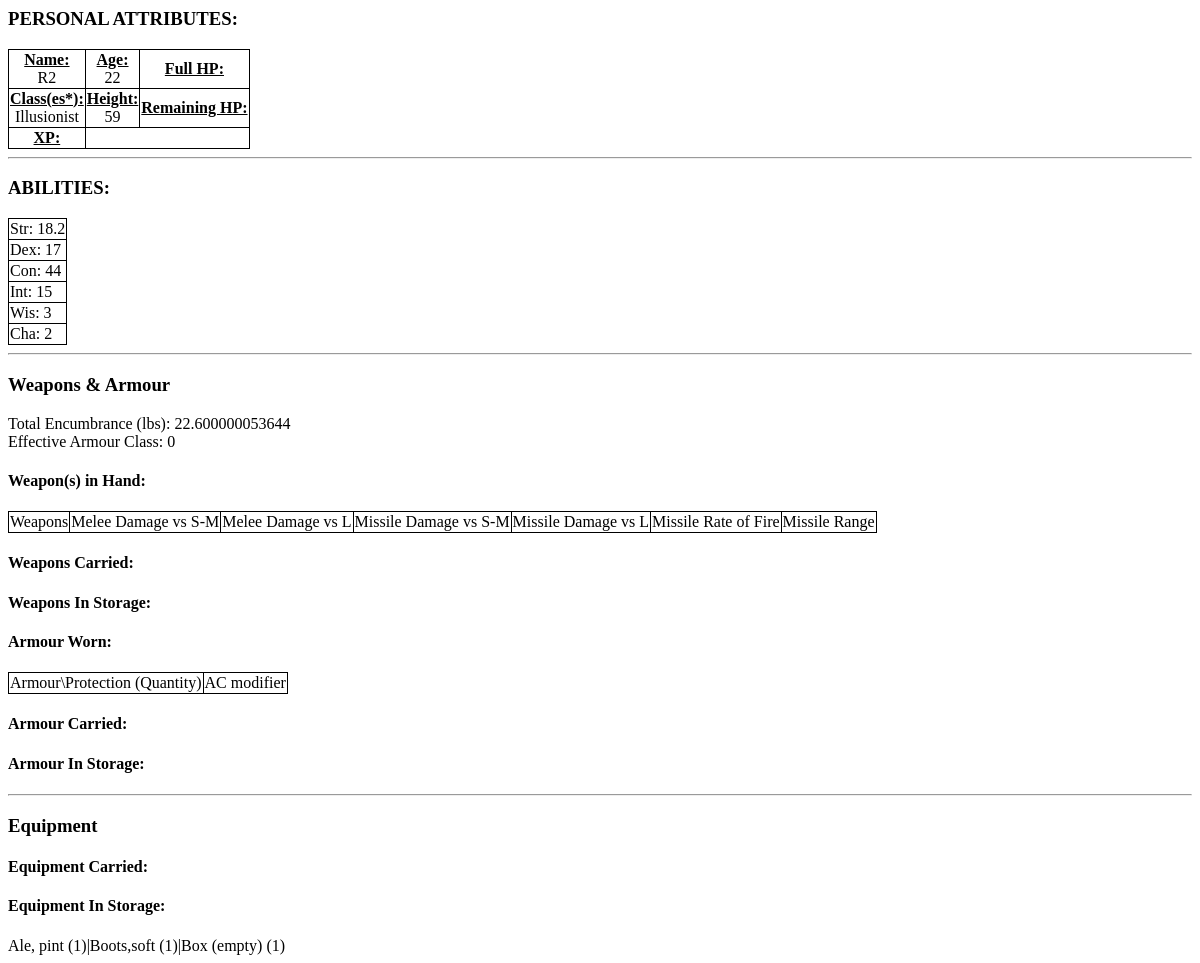
The page /osric_character_tools/charactersheet.php?CharacterId=46 on the database its author committed.
### tables this page shows
CREATE TABLE IF NOT EXISTS `characters` (
  `CharacterName` varchar(255) NOT NULL,
  `CharacterGender` int(11) NOT NULL,
  `CharacterAge` float NOT NULL,
  `CharacterHeight` float NOT NULL,
  `CharacterWeight` float NOT NULL,
  `CharacterId` bigint(20) unsigned NOT NULL AUTO_INCREMENT,
  `CharacterAlignment` int(11) NOT NULL,
  `RaceId` bigint(20) NOT NULL,
  PRIMARY KEY (`CharacterId`)
);

CREATE TABLE IF NOT EXISTS `character_abilities` (
  `CharacterId` bigint(20) NOT NULL,
  `AbilityId` bigint(20) NOT NULL,
  `Value` float NOT NULL
);

CREATE TABLE IF NOT EXISTS `abilities` (
  `AbilityId` bigint(20) NOT NULL AUTO_INCREMENT,
  `AbilityLongName` varchar(32) NOT NULL,
  `AbilityShortName` varchar(8) NOT NULL,
  PRIMARY KEY (`AbilityId`)
);

CREATE TABLE IF NOT EXISTS `character_items` (
  `CharacterItemId` bigint(20) NOT NULL AUTO_INCREMENT,
  `CharacterId` bigint(20) NOT NULL,
  `ItemId` bigint(20) NOT NULL,
  `Quantity` int(11) NOT NULL,
  `ItemStatusId` int(11) NOT NULL DEFAULT '1',
  `Magic` int(11) NOT NULL,
  PRIMARY KEY (`CharacterItemId`)
);

CREATE TABLE IF NOT EXISTS `items` (
  `ItemName` varchar(64) DEFAULT NULL,
  `ItemEncumbrance` float NOT NULL,
  `ItemCost` decimal(10,2) NOT NULL,
  `ItemId` bigint(20) unsigned NOT NULL AUTO_INCREMENT,
  `ItemType` int(11) NOT NULL,
  UNIQUE KEY `ItemId` (`ItemId`)
);

### osric_character_tools/inc/OsricDb.php (called while the page is built, shortened)
<?php
class OsricDb
{
	protected $cxn;
	public function doInit($aHost,$aUser,$aPasswd)
	{
		$aDbname = "osric_db";
		$this->cxn = mysqli_connect($aHost,$aUser,$aPasswd,$aDbname) or die("Couldn't connect to server");
	}
	public function getCharacter($characterId)
	{
		if($characterId == -1)
		{
			$row['CharacterName'] = "Dummy";
			$row['CharacterGender'] = "1";
			$row['CharacterAge'] = "42";
			$row['CharacterHeight'] = "65";
		}
		else
		{
			$query = sprintf("SELECT * FROM characters WHERE CharacterId='%s'",$characterId);
			$result = mysqli_query($this->cxn,$query) or die("Couldn't execute query.");
			$row = mysqli_fetch_assoc($result);
		}
		return $row;
	}
	private function getCharacterClassesResultSet($characterId)
	{
		$query = sprintf("SELECT * FROM character_classes cc INNER JOIN classes c ON cc.ClassId = c.ClassId WHERE CharacterId='%s'",$characterId);
		$result = mysqli_query($this->cxn,$query) or die("Couldn't execute query: ".$query);
		return $result;
	}
	public function getCharacterClassesAsNames($characterId)
	{
		$result = $this->getCharacterClassesResultSet($characterId);
		for($classNames = array();$row = mysqli_fetch_assoc($result);$classNames[]=$row['ClassName']);
		return $classNames;
	}
	public function getCharacterAbilities($characterId)
	{
		$query = sprintf("SELECT * FROM character_abilities ca INNER JOIN abilities a on ca.AbilityId = a.AbilityId WHERE ca.CharacterId = '%s'",$characterId);
		$result = mysqli_query($this->cxn,$query) or die("Couldn't execute query: ".$query);
		for($result_set = array();$row = mysqli_fetch_assoc($result);$result_set[]=$row);
		return $result_set;
	}
	public function getCharacterStatus($characterId)
	{
		$query = sprintf("SELECT s.StatusId,s.DisplayName,cs.Value FROM status s LEFT JOIN character_status cs ON s.StatusId = cs.StatusId AND cs.CharacterId = '%s'",$characterId);
		$result = mysqli_query($this->cxn,$query) or die("Couldn't execute query:".$query);
		for($result_set = array();$row = mysqli_fetch_assoc($result);$result_set[]=$row);
		return $result_set;
	}
	public function getTotalEncumbranceItemsCarried($characterId)
	{
		$query = "SELECT SUM(e.TotalItemEncumbrance) AS TotalEncumbrance FROM (SELECT (i.ItemEncumbrance * ci.Quantity) AS TotalItemEncumbrance FROM character_items ci INNER JOIN items i ON ci.ItemId = i.ItemId WHERE ci.CharacterId = '{$characterId}') AS e";
		$result = mysqli_query($this->cxn,$query) or die("Couldn't execute query: ".$query);
		$row = mysqli_fetch_assoc($result);
		return $row['TotalEncumbrance'];
	}
	public function getTotalEncumbranceCoinsCarried($characterId)
	{
		$query = "SELECT SUM(e.TotalCoinEncumbrance) AS TotalEncumbrance FROM (SELECT (c.CoinEncumbranceInLbs * cc.Quantity) AS TotalCoinEncumbrance FROM character_coins cc INNER JOIN coins c ON cc.CoinId = c.CoinId WHERE cc.CharacterId = '{$characterId}') AS e";
    	$result = mysqli_query($this->cxn,$query) or die("Couldn't execute query: ".$query);
    	$row = mysqli_fetch_assoc($result);
    	return $row['TotalEncumbrance'];
	}
	public function getTotalEncumbranceOnPerson($characterId)
	{
		$totalEncumbranceItemsCarried = $this->getTotalEncumbranceItemsCarried($characterId);
		$totalEncumbranceCoinsCarried = $this->getTotalEncumbranceCoinsCarried($characterId);
		$totalEncumbranceOnPerson = $totalEncumbranceItemsCarried + $totalEncumbranceCoinsCarried;
		return $totalEncumbranceOnPerson;
	}
	public function getCharacterBaseArmourClass($characterId)
	{
		$characterStatus = $this->getCharacterStatus($characterId);
		return $characterStatus['CharacterStatusArmourClass'];
	}
	public function getCharacterArmourEffectOnAC($characterId)
	{
		$combinedEffectOnAC = 0;
		$armourInUse = $this->getCharacterArmourInUse($characterId);
		return $combinedEffectOnAC;
	}
	public function getCharacterEffectiveArmourClass($characterId)
	{
		$baseArmourClass = $this->getCharacterBaseArmourClass($characterId);
		$combinedEffectOnAC = $this->getCharacterArmourEffectOnAC($characterId);
		return $baseArmourClass + $combinedEffectOnAC;
	}
	public function getCharacterArmourInUse($characterId)
	{
		return $this->getCharacterArmourByStatus($characterId, "3");
	}
	private function getCharacterArmourByStatus($characterId, $itemStatus)
	{
		$query = "SELECT i.ItemName,a.ArmourEffectOnArmourClass,i.ItemEncumbrance,a.ArmourMovementRate,i.ItemCost,ci.Quantity,ci.Magic,ci.ItemStatusId,ci.CharacterItemId,i.ItemId FROM character_items ci INNER JOIN armour a ON ci.ItemId = a.ItemId INNER JOIN items i ON i.ItemId = a.ItemId WHERE ci.CharacterId = $characterId AND ci.ItemStatusId = $itemStatus";
		$result = mysqli_query($this->cxn,$query) or die("Couldn't execute query:".$query);
		for($result_set = array();$row = mysqli_fetch_assoc($result);$result_set[]=$row);
		return $result_set;
	}
	public function getCharacterItemsInStorage($characterId)
	{
		return $this->getCharacterItemsByStatus($characterId,"1");
	}
	private function getCharacterItemsByStatus($characterId,$itemStatusId)
	{
		$query = "SELECT * FROM character_items ci INNER JOIN items i ON ci.ItemId = i.ItemId WHERE ci.CharacterId = $characterId AND i.ItemType = '0' AND ci.ItemStatusId = $itemStatusId";
		$result = mysqli_query($this->cxn,$query) or die("Couldn't execute query: ".$query);
		for($result_set = array();$row = mysqli_fetch_assoc($result);$result_set[]=$row);
		return $result_set;
	}
}
?>

### osric_character_tools/charactersheet.php (the view, shortened to what this page needs)
<?php
$characterId = $_GET['CharacterId'];
require_once(dirname(__FILE__)."/inc/OsricDb.php");
$myOsricDb = new OsricDb();
$myOsricDb->doInit($host,$user,$passwd);
$character = $myOsricDb->getCharacter($characterId);
$totalEncumbranceOnPerson = $myOsricDb->getTotalEncumbranceOnPerson($characterId);
$characterStatus = $myOsricDb->getCharacterStatus($characterId);
?>
<html>
<head>
<link rel="stylesheet" type="text/css" href="./css/class.css" />
</head>
<body class='clsPrintable'>
<div id='CharacterSheet'>
<?php
echo "<h3 class='cs_section_title'>PERSONAL ATTRIBUTES:</h3>\n";
echo "<table id='CharacterAttributes'>\n";
echo "<tr><td><div class='clsCellLabel'>Name:</div><div class='clsCellValue'>{$character['CharacterName']}</div></td><td><div class='clsCellLabel'>Age:</div><div class='clsCellValue'>{$character['CharacterAge']}</div></td><td><div class='clsCellLabel'>Full HP:</div><div class='clsCellValue'>{$characterStatus['CharacterStatusFullHitPoints']}</div></td></tr>\n";
echo "<tr><td><div class='clsCellLabel'>Class(es*):</div><div class='clsCellValue'>";
$characterClassesAsNames = $myOsricDb->getCharacterClassesAsNames($characterId);
$num_rows = count($characterClassesAsNames);
for($i=0;$i<$num_rows;$i++)
{
    echo "{$characterClassesAsNames[$i]}";
}
echo "</div>";
echo "</td><td><div class='clsCellLabel'>Height:</div><div class='clsCellValue'>{$character['CharacterHeight']}</div></td><td><div class='clsCellLabel'>Remaining HP:</div><div class='clsCellValue'>{$characterStatus['CharacterStatusRemainingHitPoints']}</div></td></tr>\n";
echo "<tr><td><div class='clsCellLabel'>XP:</div><div class='clsCellValue'>{$characterStatus['CharacterStatusExperiencePoints']}</div></td></tr>";
echo "</table>\n";
echo "<hr/>\n";
$character_abilities = $myOsricDb->getCharacterAbilities($characterId);
echo "<h3 class='cs_section_title'>ABILITIES:</h3>\n";
$num_abilities = count($character_abilities);
echo "<table id='CharacterAbilities'>\n";
for($i=0;$i<$num_abilities;$i++)
{
    echo "<tr><td>{$character_abilities[$i]['AbilityShortName']}: {$character_abilities[$i]['Value']}</td></tr>\n";
}
echo "</table>\n";
echo "<hr/>\n";
echo "<h3>Weapons & Armour</h3>\n";
echo "<div id='TotalEncumbrance'>Total Encumbrance (lbs): {$totalEncumbranceOnPerson}</div>\n";
$effectiveArmourClass = $myOsricDb->getCharacterEffectiveArmourClass($characterId);
echo "<div id='Effective Armour Class'>Effective Armour Class: {$effectiveArmourClass}</div>\n";
echo "<h4>Weapon(s) in Hand:</h4>\n";
echo "<table id='CharacterWeaponsInHand'>\n";
echo "<tr><td>Weapons</td><td>Melee Damage vs S-M</td><td>Melee Damage vs L</td><td>Missile Damage vs S-M</td><td>Missile Damage vs L</td><td>Missile Rate of Fire</td><td>Missile Range</td></tr>\n";
echo "</table>\n";
echo "<h4>Weapons Carried:</h4>\n";
echo "<h4>Weapons In Storage:</h4>\n";
echo "<h4>Armour Worn:</h4>\n";
echo "<table id='CharacterArmourWorn'>\n";
echo "<tr><td>Armour\\Protection (Quantity)</td></td><td>AC modifier</td></tr>\n";
echo "</table>\n";
echo "<h4>Armour Carried:</h4>\n";
echo "<h4>Armour In Storage:</h4>\n";
echo "<hr/>\n";
echo "<h3>Equipment</h3>\n";
echo "<h4>Equipment Carried:</h4>\n";
echo "<h4>Equipment In Storage:</h4>";
echo "<div id='CharacterEquipmentInStorage'>\n";
$character_items_in_storage = $myOsricDb->getCharacterItemsInStorage($characterId);
$num_rows = count($character_items_in_storage);
for($i=0;$i<$num_rows;$i++)
{
    $row = $character_items_in_storage[$i];
    if($i > 0)
    {
        echo "|";
    }
    echo "{$row['ItemName']}";
	echo "({$row['Quantity']})";
}
echo "</div>\n";
?>
</div>
</body>
</html>

### osric_character_tools/css/class.css (style rules this page uses)
body { background-color: #6FC468; }
table { border: 1px solid black; border-collapse: collapse; }
td { border-right: 1px solid black; border-bottom: 1px solid black; }
.clsPrintable { background-color: white; font-family: Verdana; }
.clsCellValue { text-align: center; }
.clsCellLabel { text-align: center; font-weight: bold; text-decoration: underline; }

### rows shown on the page
characters: CharacterName "R2", CharacterAge "22", CharacterHeight "59"
character_abilities: AbilityId.AbilityShortName "Str", Value "18.2"
character_abilities: AbilityId.AbilityShortName "Dex", Value "17"
character_abilities: AbilityId.AbilityShortName "Con", Value "44"
character_abilities: AbilityId.AbilityShortName "Int", Value "15"
character_abilities: AbilityId.AbilityShortName "Wis", Value "3"
character_abilities: AbilityId.AbilityShortName "Cha", Value "2"
character_items: ItemId.ItemName "Ale, pint", Quantity "1"
character_items: ItemId.ItemName "Boots,soft", Quantity "1"
character_items: ItemId.ItemName "Box (empty)", Quantity "1"

### other values the page prints
$characterClassesAsNames[$i] "Illusionist"
$totalEncumbranceOnPerson "22.600000053644"
$effectiveArmourClass "0"
